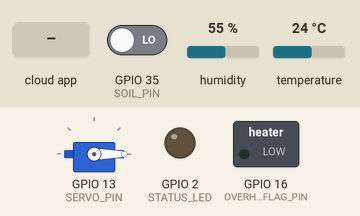
Simulated run of this sketch. Board: ESP32. Shown: servo, switched loads named in the sketch (green lamp = pin HIGH), output pins drawn as LEDs (lit = HIGH). Dashed ring = blinking. Inputs (shaded band) come from the test bench; at power-on: GPIO 35 (SOIL_PIN) LOW, humidity 55 %, temperature 24 °C. WiFi joins after 1.5 s; servers stay silent unless stated; pins used as bus, display or sensor lines are not drawn; what the sketch prints to the serial monitor is not drawn.

Above: at 0.1 s.
At 2.8 s:
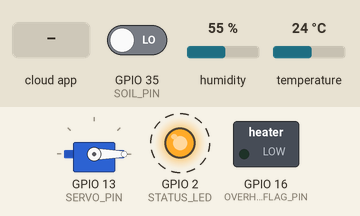
2.9 s: the phone or cloud app sets 6a59c5a0969af7ec246c6690 to 1
At 4.6 s:
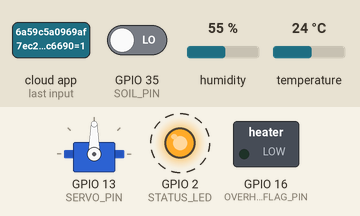
5.9 s: the phone or cloud app sets 6a59c5a0969af7ec246c6690 to 0
Timing chart, 0 to 14.7 s (numbered marks = the images above; inputs shaded):
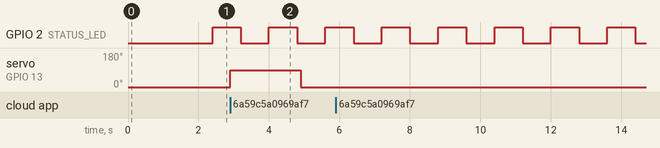

The sketch:

The_core.ino
```cpp
/*
  ===========================================================================
  AI-Assisted Smart Greenhouse Monitor — ESP32-Only Firmware
  ===========================================================================
  Single-board build. Sensing, the state machine, the hardware failsafe
  drive signals, WiFi, and SinricPro voice control all run on one ESP32.

  Author : Arka | ECE, NIT Agarpara (2024-2028)
  Board  : ESP32 Dev Module (any WiFi-capable variant)
  ===========================================================================
*/

#include <WiFi.h>
#include <DHT.h>
#include <ESP32Servo.h>
#include <SinricPro.h>
#include <SinricProTemperaturesensor.h>
#include <SinricProSwitch.h>

// ---------------------- Wi-Fi / SinricPro credentials -----------------------
#define WIFI_SSID        "WIFI_SSID"
#define WIFI_PASS        "WIFI_PASSWORD"
#define APP_KEY          "5cc57438-ab12-4712-ba8f-f53ec0ea3d66"
#define APP_SECRET       "a67f287f-9259-4d3d-80f3-723428e719b1-a8409b8a-8227-4fae-8b59-ef0e58eb1b43"
#define TEMP_SENSOR_ID   "6a59c73f29c6be33427891f4"
#define SWITCH_ID        "6a59c5a0969af7ec246c6690"

// -------------------------------- Pin map ------------------------------------
#define DHTPIN            5
#define DHTTYPE           DHT22
#define SOIL_PIN          35   // digital input — reads the sensor's DO line
#define SOIL_POWER_PIN    26   // switches sensor VCC via transistor/MOSFET
#define SERVO_PIN         13
#define OVERHEAT_FLAG_PIN 16   // -> 74HC08 Pin 2 (Input B)
#define STATUS_LED        2

// ------------------------- Safety thresholds ---------------------------------
const float TEMP_MIN_C   = 10.0;
const float TEMP_MAX_C   = 35.0;   // overheat flag trips above this
const float HUM_MIN_PCT  = 10.0;
const float HUM_MAX_PCT  = 95.0;

// ----------------------------- Servo angles -----------------------------------
const int SERVO_DEPLOY_ANGLE  = 90;
const int SERVO_RETRACT_ANGLE = 0;

// -------------------------------- Timing ---------------------------------------
const unsigned long CYCLE_INTERVAL   = 3600000UL; // 60-minute auto cycle
const unsigned long SERVO_MOVE_DELAY = 2000;       // 2s settle time

DHT dht(DHTPIN, DHTTYPE);
Servo probeServo;

enum State { STANDBY, DEPLOY, SAMPLE, EVALUATE, RETRACT, TRANSMIT, FAILSAFE_LOCK };
State currentState = STANDBY;

float lastTemp = 0, lastHum = 0;
bool  soilDry = false;
bool  softwareSafe   = true;
bool  manualOverride = false;
State overrideTarget = STANDBY;

unsigned long stateTimer = 0;
unsigned long lastCycle  = 0;

// ============================ Voice command handler ==============================
bool onSwitchState(const String &deviceId, bool &state) {
  manualOverride = true;
  overrideTarget = state ? DEPLOY : RETRACT;
  Serial.printf("[Voice] %s command received\n", state ? "DEPLOY" : "RETRACT");
  return true;
}

void setupWiFi() {
  WiFi.begin(WIFI_SSID, WIFI_PASS);
  Serial.print("[WiFi] Connecting");
  while (WiFi.status() != WL_CONNECTED) {
    delay(400);
    Serial.print(".");
  }
  Serial.println();
  Serial.print("[WiFi] Connected, IP: ");
  Serial.println(WiFi.localIP());
}

void setupSinricPro() {
  SinricProTemperaturesensor &mySensor = SinricPro[TEMP_SENSOR_ID];
  SinricProSwitch &mySwitch = SinricPro[SWITCH_ID];
  mySwitch.onPowerState(onSwitchState);
  SinricPro.begin(APP_KEY, APP_SECRET);
}

void setup() {
  Serial.begin(115200);
  dht.begin();

  ESP32PWM::allocateTimer(0);
  probeServo.setPeriodHertz(50);
  probeServo.attach(SERVO_PIN, 500, 2400);
  probeServo.write(SERVO_RETRACT_ANGLE);

  pinMode(SOIL_PIN, INPUT);
  pinMode(SOIL_POWER_PIN, OUTPUT);
  pinMode(OVERHEAT_FLAG_PIN, OUTPUT);
  pinMode(STATUS_LED, OUTPUT);

  digitalWrite(SOIL_POWER_PIN, LOW);
  digitalWrite(OVERHEAT_FLAG_PIN, LOW);   // LOW = safe (not overheating)

  setupWiFi();
  setupSinricPro();

  Serial.println("[ESP32] Smart Greenhouse Monitor booted (ESP32-only build).");
  currentState = STANDBY;
  stateTimer = millis();
  lastCycle  = millis();
}

void loop() {
  SinricPro.handle();

  switch (currentState) {
    case STANDBY:       runStandby();      break;
    case DEPLOY:         runDeploy();       break;
    case SAMPLE:          runSample();       break;
    case EVALUATE:          runEvaluate();     break;
    case RETRACT:             runRetract();      break;
    case TRANSMIT:              runTransmit();     break;
    case FAILSAFE_LOCK:           runFailsafeLock(); break;
  }
  heartbeatLED();
}

// ============================== State functions ====================================
void runStandby() {
  if (manualOverride) {
    currentState = overrideTarget;
    stateTimer = millis();
    return;
  }
  if (millis() - lastCycle >= CYCLE_INTERVAL) {
    lastCycle = millis();
    currentState = DEPLOY;
    stateTimer = millis();
  }
}

void runDeploy() {
  probeServo.write(SERVO_DEPLOY_ANGLE);
  digitalWrite(SOIL_POWER_PIN, HIGH); // probe only gets power while deployed
  if (millis() - stateTimer >= SERVO_MOVE_DELAY) {
    currentState = SAMPLE;
    stateTimer = millis();
  }
}

void runSample() {
  float h = dht.readHumidity();
  float t = dht.readTemperature();
  soilDry = digitalRead(SOIL_PIN);   // HIGH = dry on most LM393-based boards — verify on yours

  if (isnan(h) || isnan(t)) {
    Serial.println("[ESP32] DHT22 read failed, retrying next cycle.");
    softwareSafe = false;
  } else {
    lastTemp = t;
    lastHum  = h;
  }
  currentState = EVALUATE;
  stateTimer = millis();
}

void runEvaluate() {
  bool tempOk = (lastTemp >= TEMP_MIN_C && lastTemp <= TEMP_MAX_C);
  bool humOk  = (lastHum  >= HUM_MIN_PCT && lastHum  <= HUM_MAX_PCT);
  bool soilOk = !soilDry;

  // The sensor's own comparator already decided "dry" in hardware — this
  // flag only handles the overheat side, which still needs software to set it.
  digitalWrite(OVERHEAT_FLAG_PIN, (lastTemp > TEMP_MAX_C) ? HIGH : LOW);

  softwareSafe = tempOk && humOk && soilOk;

  if (!softwareSafe) {
    Serial.println("[ESP32] Unsafe reading detected -> FAILSAFE_LOCK");
    currentState = FAILSAFE_LOCK;
  } else {
    currentState = RETRACT;
  }
  stateTimer = millis();
}

void runRetract() {
  probeServo.write(SERVO_RETRACT_ANGLE);
  digitalWrite(SOIL_POWER_PIN, LOW);
  if (millis() - stateTimer >= SERVO_MOVE_DELAY) {
    currentState = TRANSMIT;
    stateTimer = millis();
  }
}

void runTransmit() {
  pushToCloud();
  manualOverride = false;
  currentState = STANDBY;
  stateTimer = millis();
}

void runFailsafeLock() {
  probeServo.write(SERVO_RETRACT_ANGLE);
  digitalWrite(SOIL_POWER_PIN, LOW);
  pushToCloud();

  if (millis() - stateTimer >= CYCLE_INTERVAL) {
    currentState = SAMPLE;
    stateTimer = millis();
  }
}

// ================================ Cloud push =========================================
void pushToCloud() {
  SinricProTemperaturesensor &mySensor = SinricPro[TEMP_SENSOR_ID];
  mySensor.sendTemperatureEvent(lastTemp, lastHum);
  Serial.printf("[ESP32] Pushed T:%.1f  H:%.1f  Soil:%s  Fault:%d\n",
                lastTemp, lastHum, soilDry ? "DRY" : "OK", !softwareSafe);
}

void heartbeatLED() {
  unsigned long interval = (currentState == FAILSAFE_LOCK) ? 150 : 800;
  digitalWrite(STATUS_LED, (millis() / interval) % 2);
}
```

Measured:
- after the input at 2.9 s, servo on GPIO 13 (SERVO_PIN): 0° → 90° at once, → 0° 2.0 s later
- by itself, GPIO 2 (STATUS_LED): alternates HIGH for 0.80 s and LOW for 0.80 s
